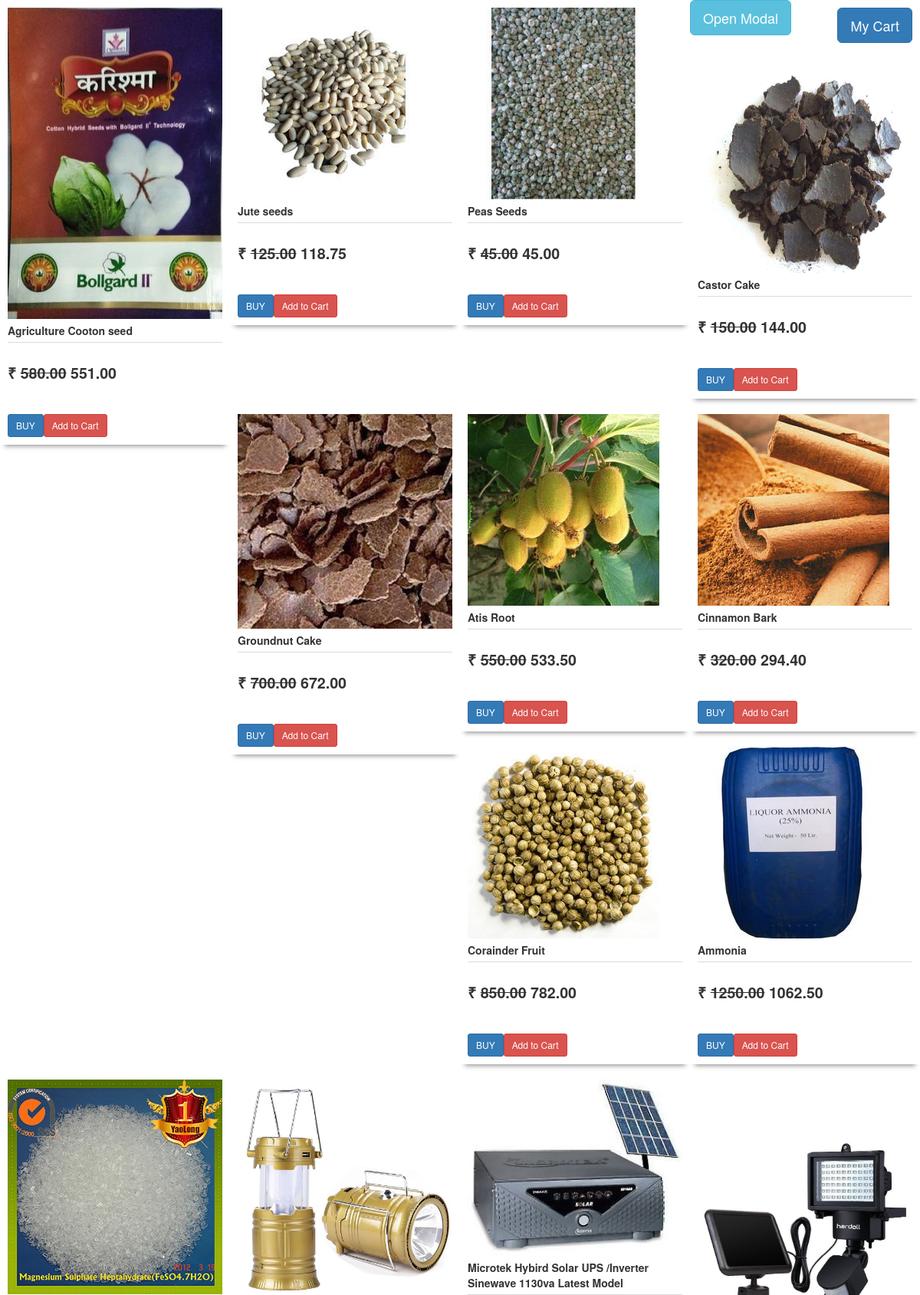
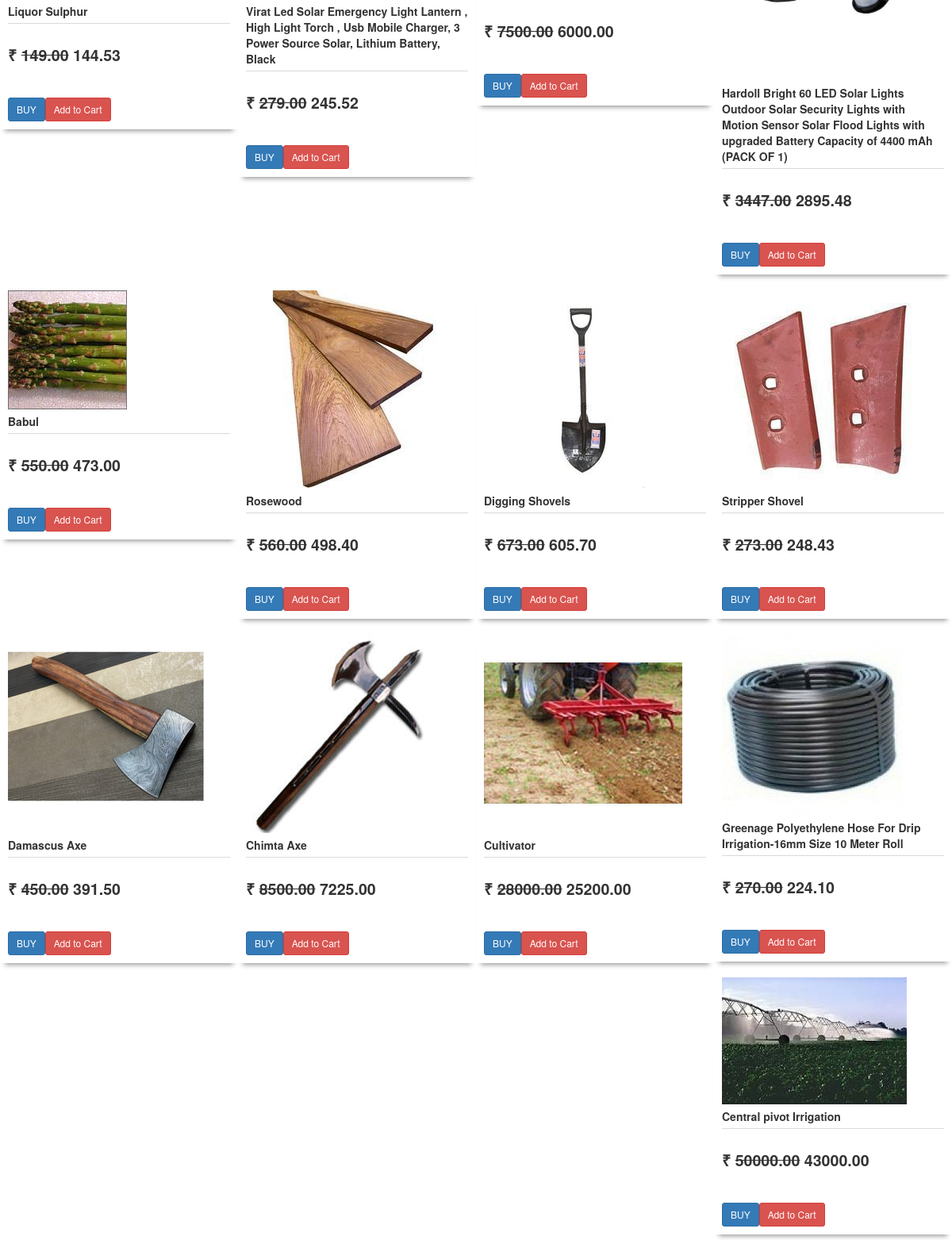
Screenshot of /products/ (upper part) with the database file from the repository (2 pictures, top to bottom).
### products/models.py (models this page shows, shortened)
class ProductData(models.Model):
	name = models.CharField(null=False, max_length=500)
	description = models.CharField(max_length=500,null=False)
	category = models.ForeignKey(CategoryData,null=False,on_delete=models.CASCADE)
	image = models.FileField()
	sub_category_name = ChainedForeignKey(SubCategoryData, chained_field="category",
                                          chained_model_field="category", null=True)
	brand = models.CharField(null=True, max_length=100)
	mass = models.DecimalField(null=False,decimal_places=2,max_digits=50,default=1)
	unit = models.CharField(max_length=500, blank=False, null=False, default='Kg', choices=STATUS_CHOICES)
	available = models.BooleanField(default=False)
	price = models.DecimalField(null=True,decimal_places=2,max_digits=50)
	discount_percentage = models.DecimalField(null=True,decimal_places=2,max_digits=50)
	discounted_price = models.DecimalField(null=True,decimal_places=2,max_digits=50)
	reviews = models.ManyToManyField('user_panel.Review',blank=True)
	stars = models.DecimalField(default=3,decimal_places=1,max_digits=50)

### products/views.py (the view)
def index(request):
	products = ProductData.objects.all()
	return render(request,'products/home.html',{'products':products})

### templates/products/home.html (shortened to what this page needs)
<!DOCTYPE html>
<html>
<head>
	<link rel="stylesheet" href="https://maxcdn.bootstrapcdn.com/bootstrap/3.3.7/css/bootstrap.min.css">
</head>
<body>
<div class="pull-right"><a href="{% url 'products:mycart' %}" class="btn btn-primary btn-lg" role="button" style="margin: 10px">My Cart</a></div>
{% for p in products %}
<div class="col-md-3 column productbox">
	<a href="{% url 'products:detail_view' p.id %}">
    <img src="{{p.image.url}}" class="img-responsive">
	</a>
    <div class="producttitle">{{p.name}}</div>
    <div class="productprice">
    	<br>
    	 <div class="pricetext">&#8377; <strike>{{p.price}}</strike> {{p.discounted_price}}</div></div><br><br>
    <div class="pull-left"><a href="#" class="btn btn-primary btn-sm" role="submit">BUY</a></div>
    <span>&nbsp;&nbsp;</span>
    <div class="pull-left"><a onclick="add_to_cart({{p.id}})" class="btn btn-danger btn-sm" role="submit">Add to Cart</a></div>
 </div>
{% endfor %}
<button type="button" class="btn btn-info btn-lg" onclick="model();" data-toggle="modal" data-target="#myModal">Open Modal</button>
</body>
</html>

### templates/products/home.html (style rules this page uses)
.productbox { background-color:#ffffff; padding:10px; margin-bottom:10px; -webkit-box-shadow: 0 8px 6px -6px #999; -moz-box-shadow: 0 8px 6px -6px #999; box-shadow: 0 8px 6px -6px #999; }
.producttitle { font-weight:bold; padding:5px 0 5px 0; }
.productprice { border-top:1px solid #dadada; padding-top:5px; }
.pricetext { font-weight:bold; font-size:1.4em; }

### rows the page displays
ProductData: image (picture), name "Agriculture Cooton seed", price "580.00", discounted_price "551.00"
ProductData: image (picture), name "Jute seeds", price "125.00", discounted_price "118.75"
ProductData: image (picture), name "Peas Seeds", price "45.00", discounted_price "45.00"
ProductData: image (picture), name "Castor Cake", price "150.00", discounted_price "144.00"
ProductData: image (picture), name "Groundnut Cake", price "700.00", discounted_price "672.00"
ProductData: image (picture), name "Atis Root", price "550.00", discounted_price "533.50"
ProductData: image (picture), name "Cinnamon Bark", price "320.00", discounted_price "294.40"
ProductData: image (picture), name "Corainder Fruit", price "850.00", discounted_price "782.00"
ProductData: image (picture), name "Ammonia", price "1250.00", discounted_price "1062.50"
ProductData: image (picture), name "Liquor Sulphur", price "149.00", discounted_price "144.53"
ProductData: image (picture), name "Virat Led Solar Emergency Light Lantern , High Light Torch , Usb Mobile Charger, 3 Power Source Solar, Lithium Battery, Black", price "279.00", discounted_price "245.52"
ProductData: image (picture), name "Microtek Hybird Solar UPS /Inverter Sinewave 1130va Latest Model", price "7500.00", discounted_price "6000.00"
ProductData: image (picture), name "Hardoll Bright 60 LED Solar Lights Outdoor Solar Security Lights with Motion Sensor Solar Flood Lights with upgraded Battery Capacity of 4400 mAh (PACK OF 1)", price "3447.00", discounted_price "2895.48"
ProductData: image (picture), name "Babul", price "550.00", discounted_price "473.00"
ProductData: image (picture), name "Rosewood", price "560.00", discounted_price "498.40"
ProductData: image (picture), name "Digging Shovels", price "673.00", discounted_price "605.70"
ProductData: image (picture), name "Stripper Shovel", price "273.00", discounted_price "248.43"
ProductData: image (picture), name "Damascus Axe", price "450.00", discounted_price "391.50"
ProductData: image (picture), name "Chimta Axe", price "8500.00", discounted_price "7225.00"
ProductData: image (picture), name "Cultivator", price "28000.00", discounted_price "25200.00"
ProductData: image (picture), name "Greenage Polyethylene Hose For Drip Irrigation-16mm Size 10 Meter Roll", price "270.00", discounted_price "224.10"
ProductData: image (picture), name "Central pivot Irrigation", price "50000.00", discounted_price "43000.00"
